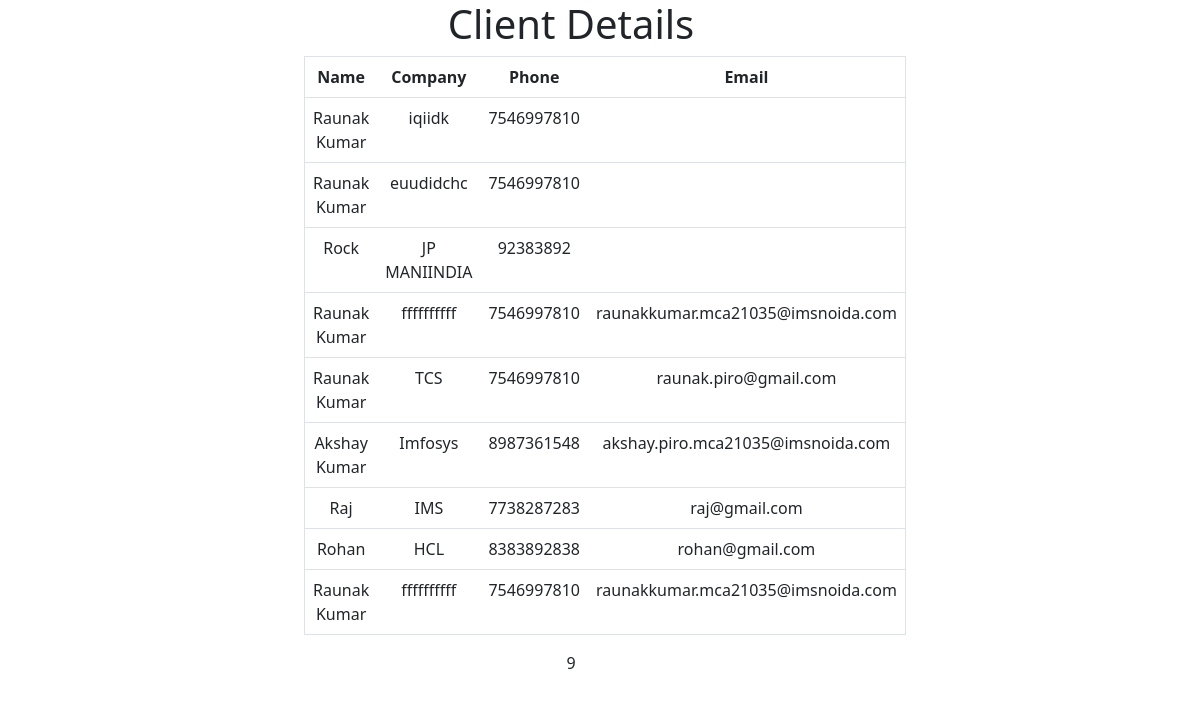
Screenshot of /ManagerClient/ with the database file from the repository.
### mainApp/models.py (models this page shows, shortened)
class Client(models.Model):
	full_name=models.CharField(max_length=30)
	company=models.CharField(max_length=50)
	phone = models.CharField(max_length=15)
	email=models.EmailField(max_length=50)

### mainApp/views.py (the view)
# urls.py: path('ManagerClient/',views.ManagerClient),
def ManagerClient(request):
    varab = Client.objects.all()
    x = len(varab)
    return render(request,"ManagerClient.html",{'keyM':varab,'tot':x})

### mainApp/templates/ManagerClient.html (shortened to what this page needs)
<!DOCTYPE html>
{% load static %}
<html>
<head>
		<link href="https://cdn.jsdelivr.net/npm/bootstrap@5.2.2/dist/css/bootstrap.min.css" rel="stylesheet">
	<link rel="stylesheet" type="text/css" href="{% static "css/style.css" %}">
</head>
<body>
<div class="container " style="width: 200vw;text-align: center; ">
    <div class="row " style="width: 50%; margin-left: 250px; ">
<form>
<h1>Client Details</h1>
	<table border="1" style="" class="table">
		<tr>
		<th>Name</th>
		<th>Company </th>
		<th>Phone</th>
		<th>Email</th>
		</tr>
			{% for i in keyM %}
		<tr>
			<td>{{i.full_name}}</td>
			<td>{{i.company}}</td>
			<td>{{i.phone}}</td>
			<td>{{i.email}}</td>
		</tr>
			{% endfor %}
	</table>
<p>{{tot}}</p>
</form>
</div></div>

### mainApp/static/css/style.css (style rules this page uses)
* { margin: 0; }

### rows the page displays
Client: full_name "Raunak Kumar", company "iqiidk", phone "7546997810"
Client: full_name "Raunak Kumar", company "euudidchc", phone "7546997810"
Client: full_name "Rock", company "JP MANIINDIA", phone "92383892"
Client: full_name "Raunak Kumar", company "ffffffffff", phone "7546997810", email "raunakkumar.mca21035@imsnoida.com"
Client: full_name "Raunak Kumar", company "TCS", phone "7546997810", email "raunak.piro@gmail.com"
Client: full_name "Akshay Kumar", company "Imfosys", phone "8987361548", email "akshay.piro.mca21035@imsnoida.com"
Client: full_name "Raj", company "IMS", phone "7738287283", email "raj@gmail.com"
Client: full_name "Rohan", company "HCL", phone "8383892838", email "rohan@gmail.com"
Client: full_name "Raunak Kumar", company "ffffffffff", phone "7546997810", email "raunakkumar.mca21035@imsnoida.com"

### other values shown
{{ tot }} "9"
